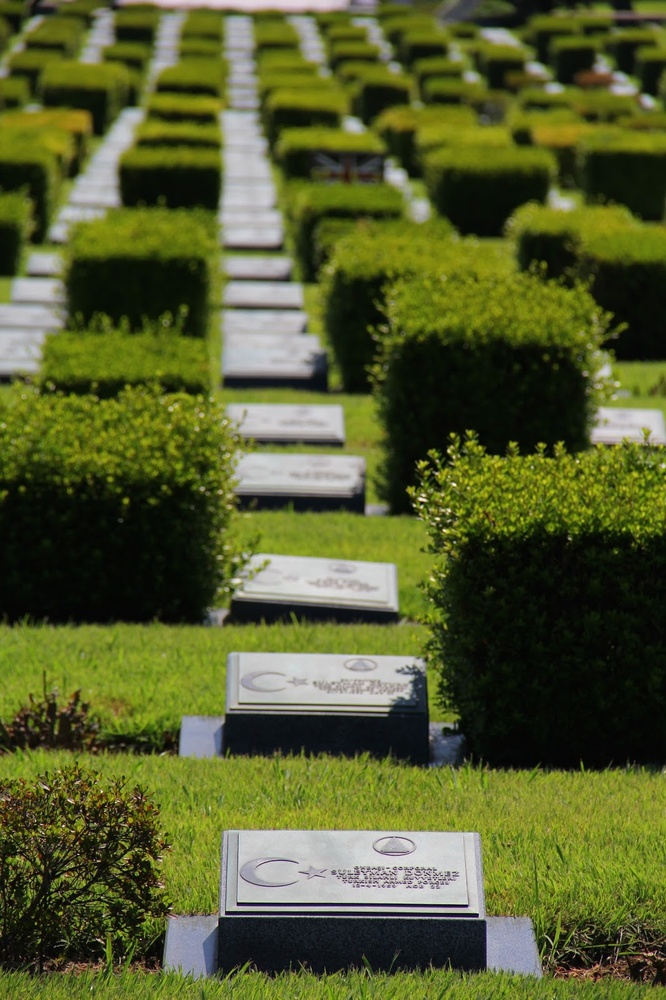
#> input picture OpenCV/foto.jpg, 666 x 1000 px, shrunk from 1066 x 1600 before the run
$ python color-histo.py
#> lines starting #> are read from the running program, lines starting #| are printed output that depends on the picture

import cv2
import numpy as np
from matplotlib import pyplot as plt

img = cv2.imread('foto.jpg')
#> img is the input picture: shape (1000, 666, 3); mean B, G, R 45.9, 92.5, 85.6
color = ('b','g','r')
for i,col in enumerate(color):
	histr = cv2.calcHist([img],[i],None,[256],[0,256])
	plt.plot(histr,color = col)
	plt.xlim([0,256])
plt.show()
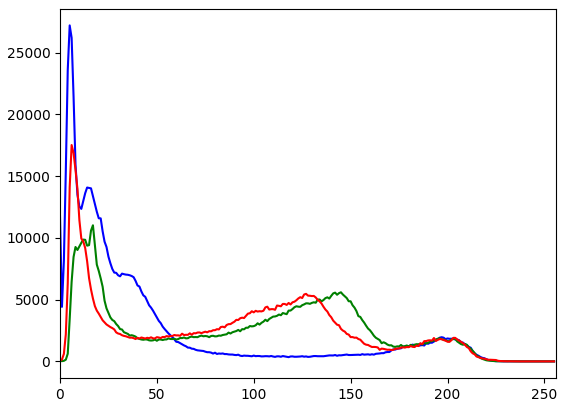
#> figure drawn by matplotlib, 1 panel; curve peaks at x = 5, y = 27202; curve peaks at x = 17, y = 11020; curve peaks at x = 6, y = 17516
